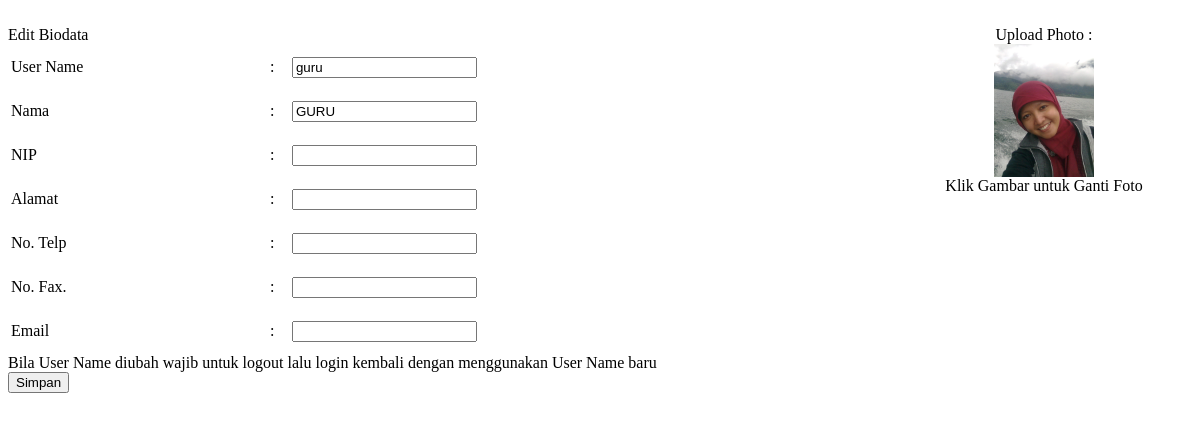
/panel/pages/edit_biodata.php (signed in), run on the app's committed database.
### tables this page shows
CREATE TABLE `cbt_user` (
  `Urut` int(11) NOT NULL,
  `Username` varchar(20) NOT NULL,
  `Password` varchar(250) NOT NULL,
  `NIP` varchar(30) NOT NULL,
  `Nama` varchar(200) NOT NULL,
  `Alamat` text NOT NULL,
  `HP` varchar(20) NOT NULL,
  `Faxs` varchar(50) NOT NULL,
  `Email` varchar(100) NOT NULL,
  `login` int(1) NOT NULL,
  `Status` enum('0','1') NOT NULL,
  `XPoto` varchar(50) NOT NULL
);

### panel/pages/edit_biodata.php (the view, shortened to what this page needs)
<!DOCTYPE html PUBLIC "-//W3C//DTD XHTML 1.0 Transitional//EN" "http://www.w3.org/TR/xhtml1/DTD/xhtml1-transitional.dtd">
<html xmlns="http://www.w3.org/1999/xhtml" dir="ltr">
<head profile="http://gmpg.org/xfn/11">
</head>
<body>
<div id="mainbody" >
<?php
	$sql = mysql_query("select * from cbt_user WHERE Username='$_COOKIE[beeuser]'");
	$xadm = mysql_fetch_array($sql);
	$nama= $xadm['Nama'];
	$nip= $xadm['NIP'];
	$alamat= $xadm['Alamat'];
	$telp= $xadm['HP'];
	$faxs= $xadm['Faxs'];
	$email= $xadm['Email'];
	$poto= $xadm['XPoto'];
?>
<br />
<span>
    <div class="left">
    				<div class="panel panel-primary">
                        <div class="panel-heading">
                            Edit Biodata
                        </div>
                        <div class="panel-body">
                            <table width="100%">
                            <tr height="42px"><td width="30%">User Name&nbsp;</td><td>:<td> <input class="form-control"type="text" id="user" value="<?php echo "$_COOKIE[beeuser]"; ?>"/>
							</td></tr>
                            <tr height="42px"><td >Nama&nbsp;</td><td>: <td> <input class="form-control"type="text" id="nama" value="<?php echo "$nama"; ?>"/> </td></tr>
                            <tr height="42px"><td>NIP&nbsp;</td><td>: <td> <input class="form-control"type="text" id="nip" value="<?php echo "$nip"; ?>"/> </td></tr>
                            <tr height="42px"><td>Alamat&nbsp;</td><td>:<td> <input class="form-control"type="textarea" id="alamat"  cols="20" rows="2" value="<?php echo "$alamat"; ?>"/> </td></tr>
                            <tr height="42px"><td>No. Telp&nbsp;</td><td>:<td> <input class="form-control"type="text" id="telp"  value="<?php echo "$telp"; ?>"/> </td></tr>
                            <tr height="42px"><td>No. Fax.&nbsp;</td><td>: <td> <input class="form-control"type="text" id="faxs"  value="<?php echo "$faxs"; ?>"/> </td></tr>
                            <tr height="42px"><td>Email&nbsp;</td><td>: <td> <input class="form-control"type="text" id="email"  value="<?php echo "$email"; ?>"/> </td></tr>
                            </table>
                        </div>
						<div class="panel-body">
						Bila User Name diubah wajib untuk logout lalu login kembali dengan menggunakan User Name baru
						</div>
                        <div class="panel-footer">
                            <input type="submit"  class="btn btn-info btn-lg btn-small" id="simpan" name="simpan" value="Simpan">
                        </div>
                    </div>
			</div>
<div class="group">
    <div class="right">
             <div class="panel panel-info" style="padding-top:20">
                        <div class="panel-heading" style=" text-align:center">
                            Upload Photo :
                        </div>
                        <div class="panel-body">
                        <div id="upload-1" style="text-align:center"><img src="photo/<?php echo "$poto"; ?>" width="100"/></div><span id="status" ></span>
           				</div>
               			<div class="panel-footer" style=" text-align:center">Klik Gambar untuk Ganti Foto
                        </div>
            </div>
    </div>
</div>
</body>

### panel/pages/edit_biodata.php (style rules this page uses)
.left { float: left; width: 73%; }
.right { float: right; width: 25%; }
.group:after { content:""; display: table; clear: both; }
img { max-width: 100%; height: auto; }

### data on the page
cbt_user: Nama "GURU", XPoto (picture)
